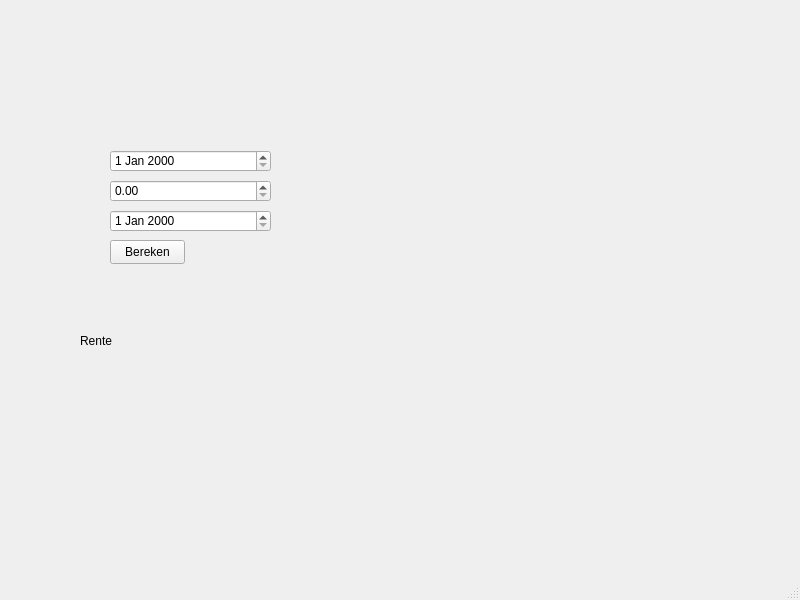
<?xml version="1.0" encoding="UTF-8"?>
<ui version="4.0">
 <class>MainWindow</class>
 <widget class="QMainWindow" name="MainWindow">
  <property name="geometry">
   <rect>
    <x>0</x>
    <y>0</y>
    <width>800</width>
    <height>600</height>
   </rect>
  </property>
  <property name="windowTitle">
   <string>MainWindow</string>
  </property>
  <widget class="QWidget" name="centralwidget">
   <widget class="QDateEdit" name="Vervaldatum">
    <property name="geometry">
     <rect>
      <x>110</x>
      <y>150</y>
      <width>161</width>
      <height>22</height>
     </rect>
    </property>
   </widget>
   <widget class="QDoubleSpinBox" name="arBedrag">
    <property name="geometry">
     <rect>
      <x>110</x>
      <y>180</y>
      <width>161</width>
      <height>22</height>
     </rect>
    </property>
    <property name="maximum">
     <double>10000000.000000000000000</double>
    </property>
    <property name="singleStep">
     <double>0.010000000000000</double>
    </property>
   </widget>
   <widget class="QDateEdit" name="Betaaldatum">
    <property name="geometry">
     <rect>
      <x>110</x>
      <y>210</y>
      <width>161</width>
      <height>22</height>
     </rect>
    </property>
   </widget>
   <widget class="QPushButton" name="pushButtonBereken">
    <property name="geometry">
     <rect>
      <x>110</x>
      <y>240</y>
      <width>75</width>
      <height>24</height>
     </rect>
    </property>
    <property name="text">
     <string>Bereken</string>
    </property>
   </widget>
   <widget class="QLabel" name="labelResultaat">
    <property name="geometry">
     <rect>
      <x>80</x>
      <y>280</y>
      <width>381</width>
      <height>121</height>
     </rect>
    </property>
    <property name="text">
     <string>Rente</string>
    </property>
   </widget>
  </widget>
  <widget class="QMenuBar" name="menubar">
   <property name="geometry">
    <rect>
     <x>0</x>
     <y>0</y>
     <width>800</width>
     <height>22</height>
    </rect>
   </property>
  </widget>
  <widget class="QStatusBar" name="statusbar"/>
 </widget>
 <resources/>
 <connections/>
</ui>
